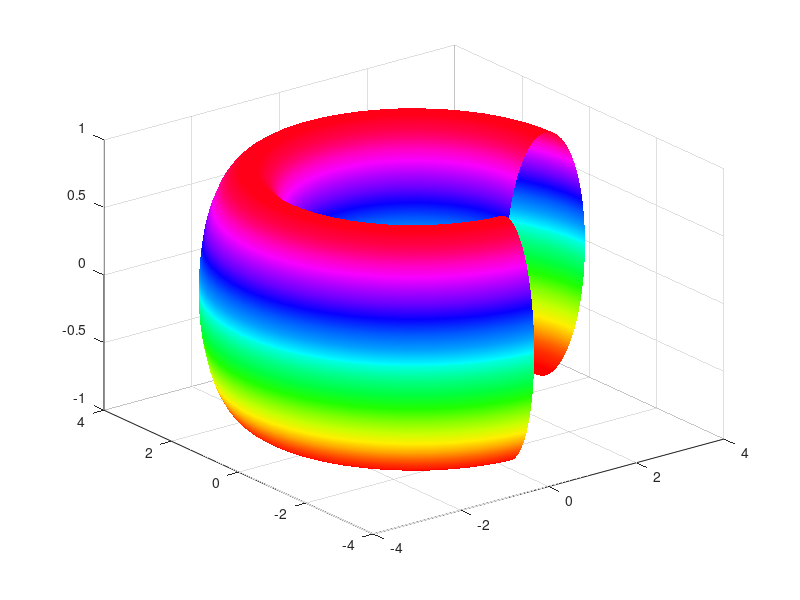

Recreate this plot in MATLAB. (Note: this script raises an error after producing the figure.)
% draw_field_line.m
close all;clear;clc;
R0=3; a=R0*0.3; n=1; m=3; q=m/n;
[theta,phi]=meshgrid(0:2*pi/50:2*pi,0:2*pi/50:1.5*pi);
X=(R0+a.*cos(theta)).*cos(phi);
Y=(R0+a.*cos(theta)).*sin(phi);
Z=a.*sin(theta); 
surf(X,Y,Z); hold on;
hidden off;
colormap hsv;
shading interp;
alpha(0.2);
axis equal;
% axis('equal','square','off');

theta2=0:pi/1000:m*n*2*pi;
phi2=q.*theta2;
strtitle=['B Field Line, q=m/n=',num2str(m),'/',num2str(n),', R0=',...
    num2str(R0),'m, a=',num2str(a),'m'];
x=(R0+a.*cos(theta2)).*cos(phi2);
y=(R0+a.*cos(theta2)).*sin(phi2);
z=a.*sin(theta2);
plot3(x,y,z,'g','LineWidth',2);alpha(0.2);xlabel('x');ylabel('y');zlabel('z');
title(strtitle);
